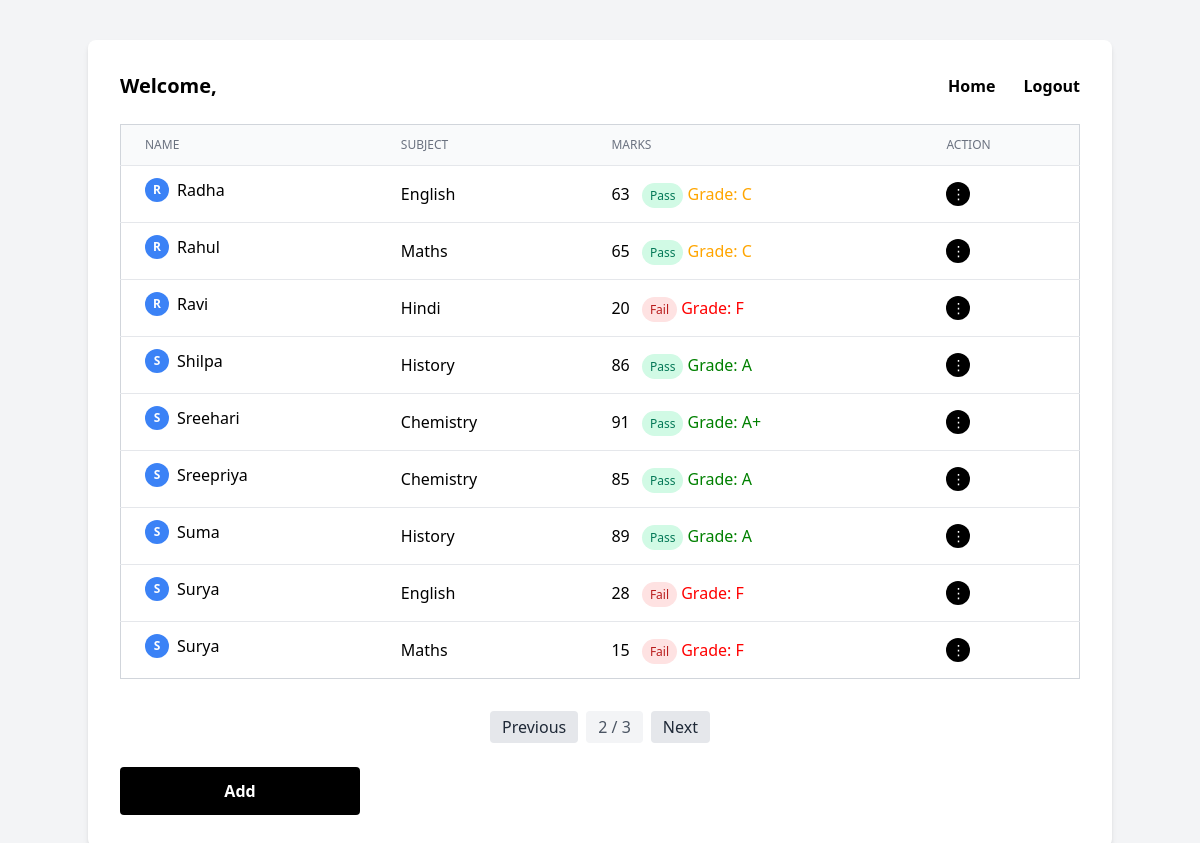
The page /home/?page=2 on the database its author committed.
### teachers_app/models.py (models this page shows, shortened)
class Student(models.Model):
    name=models.CharField(max_length=100)

class Subjects_Mark(models.Model):
    student=models.ForeignKey(Student,models.CASCADE, related_name='subjects')
    subject = models.CharField(max_length=100)
    mark=models.PositiveIntegerField()
    class Meta:
        unique_together = ('student', 'subject')  # Prevents same subject for same student more than once

### teachers_app/views.py (the view)
# urls.py: 2. Add a URL to urlpatterns:  path('', views.home, name='home')
def home(request):
    students = Student.objects.all().order_by('name')
    paginator = Paginator(students, 10)  # 10 students per page
    page_number = request.GET.get('page')
    page_obj = paginator.get_page(page_number)
    subjects = Subjects_Mark.objects.filter(student__in=page_obj.object_list).select_related('student')
    for subject_mark in subjects:
        subject_mark.grade = get_grade(subject_mark.mark)
    return render(request, 'home.html', {
        'page_obj': page_obj,
        'subjects': subjects
    })

### teachers_app/views.py (called while the page is built)
def get_grade(mark):
    if mark >= 90:
        return 'A+'
    elif mark >= 80:
        return 'A'
    elif mark >= 70:
        return 'B'
    elif mark >= 60:
        return 'C'
    elif mark >= 50:
        return 'D'
    else:
        return 'F'

### templates/home.html (shortened to what this page needs)
<!DOCTYPE html>
<html lang="en">
<head>
  <link href="https://cdn.jsdelivr.net/npm/tailwindcss@2.2.19/dist/tailwind.min.css" rel="stylesheet" />
</head>
<body class="bg-gray-100">
<div x-data="{ showAdd: false, showEdit: false, editedName: '', editedSubject: '', editedMark: '', editedId: '' }">
  <div class="max-w-5xl mx-auto p-8 bg-white shadow-md rounded-lg mt-10">
    <div class="flex justify-between items-center mb-6">
      <h2 class="text-xl font-semibold">Welcome, {{ request.user.username }}</h2>
      <div class="space-x-6">
        <a href="{% url 'home' %}" class="text-black hover:underline"><b>Home</b></a>
        <a href="{% url 'logout' %}" class="text-black hover:underline"><b>Logout</b></a>
      </div>
    </div>
    <table class="min-w-full border border-gray-300 divide-y divide-gray-200 mb-8">
      <thead class="bg-gray-50">
        <tr>
          <th class="px-6 py-3 text-left text-xs font-medium text-gray-500 uppercase">Name</th>
          <th class="px-6 py-3 text-left text-xs font-medium text-gray-500 uppercase">Subject</th>
          <th class="px-6 py-3 text-left text-xs font-medium text-gray-500 uppercase">Marks</th>
          <th class="px-6 py-3 text-left text-xs font-medium text-gray-500 uppercase">Action</th>
        </tr>
      </thead>
      <tbody class="bg-white divide-y divide-gray-200">
        {% for student in page_obj %}
          {% for subj in subjects %}
              {% if subj.student.id == student.id %}
          <tr class="border-b hover:bg-gray-50">
            <td class="py-3 flex items-center gap-2 px-6">
              <div class="w-6 h-6 bg-blue-500 text-white rounded-full flex items-center justify-center text-xs font-bold">
                {{ student.name|first|upper }}
              </div>
              {{ student.name }}
            </td>
            <td class="px-6 py-4">{{ subj.subject }}</td>
            <td class="px-6 py-4">
              {{ subj.mark }}
              {% if subj.mark < 50 %}
                <span class="ml-2 px-2 py-1 text-xs rounded-full bg-red-100 text-red-700">Fail</span>
              {% else %}
                <span class="ml-2 px-2 py-1 text-xs rounded-full bg-green-100 text-green-700">Pass</span>
              {% endif %}
  <span
    {% if subj.grade == 'F' %}
      style="color:red"
    {% elif subj.grade in 'A A+ B' %}
      style="color:green"
    {% elif subj.grade in 'C D' %}
      style="color:orange"
    {% endif %}
  >
    Grade: {{ subj.grade }}
  </span>
            </td>
            <td class="px-6 py-4 relative" x-data="{ open: false }">
              <button @click="open = !open"
                      class="w-6 h-6 rounded-full bg-black text-white flex items-center justify-center text-sm">
                ⋮
              </button>
            </td>
          </tr>
          {% endif %}
          {% endfor %}
        {% endfor %}
      </tbody>
    </table>
    <div class="flex justify-center mt-6 space-x-2">
      {% if page_obj.has_previous %}
        <a href="?page={{ page_obj.previous_page_number }}" class="px-3 py-1 bg-gray-200 text-gray-800 rounded hover:bg-gray-300">Previous</a>
      {% endif %}
      <span class="px-3 py-1 bg-gray-100 text-gray-600 rounded">{{ page_obj.number }} / {{ page_obj.paginator.num_pages }}</span>
      {% if page_obj.has_next %}
        <a href="?page={{ page_obj.next_page_number }}" class="px-3 py-1 bg-gray-200 text-gray-800 rounded hover:bg-gray-300">Next</a>
      {% endif %}
    </div>
    <div class="mt-6">
      <button @click="showAdd = true"
              class="bg-black text-white w-60 py-3 rounded hover:bg-gray-800 text-center font-semibold">
        Add
      </button>
    </div>
  </div>
</div>
</body>
</html>

### rows shown on the page
Student: name|first "R", name "Radha"
Subjects_Mark: subject "English", mark "63", shows "Pass", grade "C"
Student: name|first "R", name "Rahul"
Subjects_Mark: subject "Maths", mark "65", shows "Pass", grade "C"
Student: name|first "R", name "Ravi"
Subjects_Mark: subject "Hindi", mark "20", shows "Fail", grade "F"
Student: name|first "S", name "Shilpa"
Subjects_Mark: subject "History", mark "86", shows "Pass", grade "A"
Student: name|first "S", name "Sreehari"
Subjects_Mark: subject "Chemistry", mark "91", shows "Pass", grade "A+"
Student: name|first "S", name "Sreepriya"
Subjects_Mark: subject "Chemistry", mark "85", shows "Pass", grade "A"
Student: name|first "S", name "Suma"
Subjects_Mark: subject "History", mark "89", shows "Pass", grade "A"
Student: name|first "S", name "Surya"
Subjects_Mark: subject "English", mark "28", shows "Fail", grade "F"
Subjects_Mark: subject "Maths", mark "15", shows "Fail", grade "F"

### other values the page prints
{{ page_obj.number }} "2"
{{ page_obj.paginator.num_pages }} "3"
